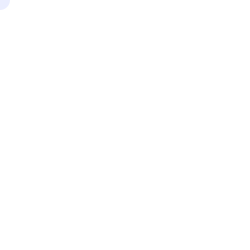
Frame 1 (no input)
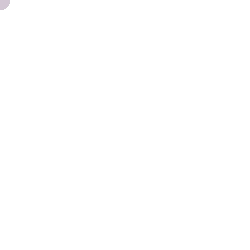
Frame 60 (the mouse pressed at the canvas centre just before this capture)
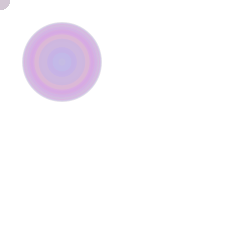
Frame 120 (the mouse held since frame 60 and released just before this capture)

The Processing sketch that drew these frames (run headless with seeded random() and noise(); from frame 60 on, the mouse is pressed at the canvas centre):

// Processing sketch: processing_177142
// ── processing_177142.pde

int counter;

void setup() {  //setup function called initially, only once
  size(250, 250);
  background(255);  //set background white
  colorMode(HSB);   //set colors to Hue, Saturation, Brightness mode
  counter = 0;
}

void draw() {  //draw function loops 
  counter++;
  noStroke();
  fill(random(255),100,255,50);
  
  if(mousePressed == false) { //add some interaction
    ellipse(mouseX, mouseY, 20, 20);
  }
  else {
    ellipse(width/4, height/4, 80*sin(counter), 80*sin(counter));
  }
}
